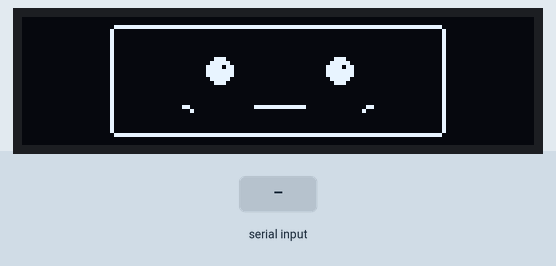
Recording of a sketch running on a simulated ESP32-C3. Parts: 128×32 one-colour display. Inputs (shaded band) come from the test bench. What the sketch prints to the serial monitor is not drawn.

Above: at 1.4 s.
1.5 s: "sleep\n" received over Serial
At 1.65 s:
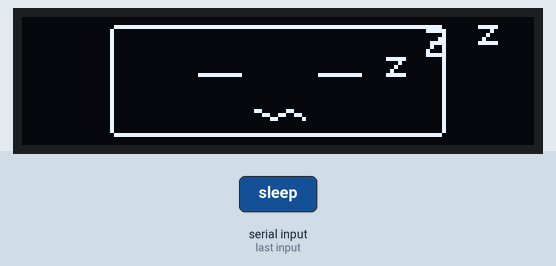
3.5 s: "happy\n" received over Serial
At 4.6 s:
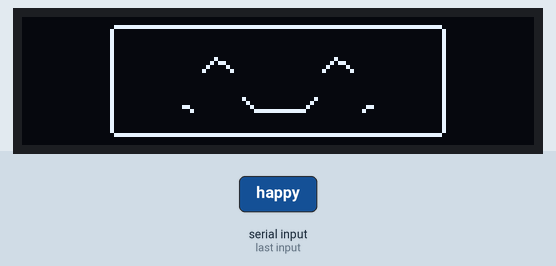
6.2 s: "think\n" received over Serial
At 6.35 s:
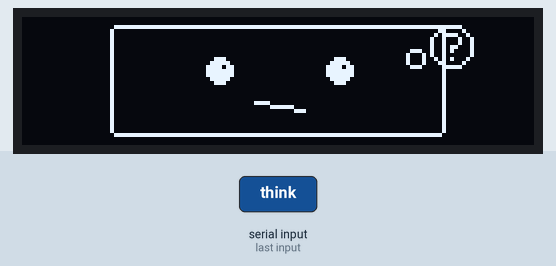
8.4 s: "sad\n" received over Serial
At 8.55 s:
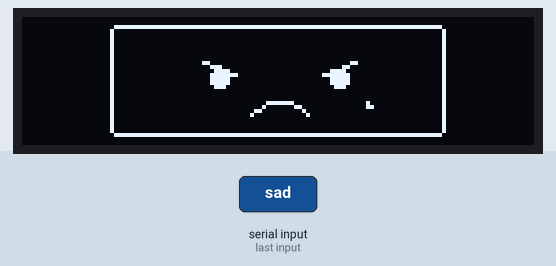
9.9 s: "angry\n" received over Serial
At 11.0 s:
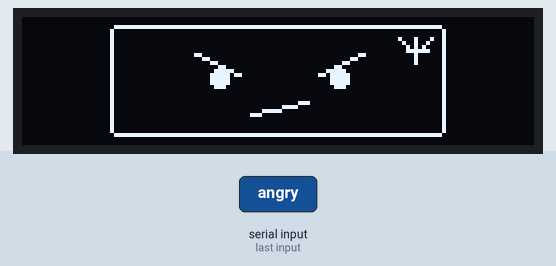
11.4 s: "sleep\n" received over Serial
At 11.8 s:
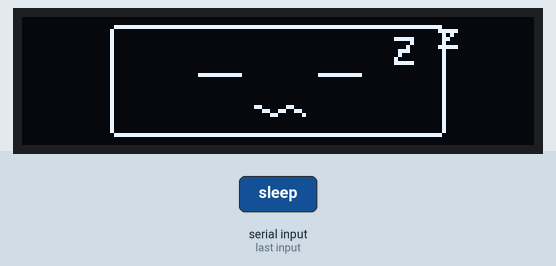
Timing chart, 0 to 13.9 s (numbered marks = the images above; inputs shaded):
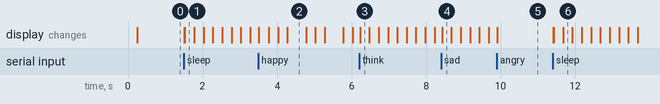

Measured:
- after the input at 1.5 s, the display: first changes at once (image 1 shows a later state)
- after the input at 3.5 s, the display: changes at once (image 2)
- after the input at 6.2 s, the display: changes at once (image 3)
- after the input at 8.4 s, the display: changes at once (image 4)
- after the input at 9.9 s, the display: changes at once (image 5)
- after the input at 11.4 s, the display: changes at once (image 6)
- what the display in image 2 shows lasts 0.5 s, from 4.3 s to 4.8 s

The sketch:

esp32_c3_oled_serial_face.ino
```cpp
#include <Wire.h>
#include <Adafruit_GFX.h>
#include <Adafruit_SSD1306.h>

// OLED hardware settings
#define SCREEN_WIDTH 128
#define SCREEN_HEIGHT 32
#define OLED_RESET -1
#define OLED_ADDR 0x3C

// ESP32-C3 I2C pins. Keep these exactly as your wiring uses them.
#define OLED_SDA 5
#define OLED_SCL 6

Adafruit_SSD1306 display(SCREEN_WIDTH, SCREEN_HEIGHT, &Wire, OLED_RESET);

enum FaceMode {
  FACE_NEUTRAL,
  FACE_HAPPY,
  FACE_SAD,
  FACE_THINK,
  FACE_ANGRY,
  FACE_SLEEP
};

FaceMode currentFace = FACE_NEUTRAL;
String serialLine = "";

// Animation timing. Every face updates quickly and never blocks for long.
unsigned long lastFrameTime = 0;
int animationFrame = 0;

const unsigned long FRAME_INTERVAL_MS = 250;

void setup() {
  Serial.begin(115200);
  delay(200);

  // Start I2C on the pins from your hardware description.
  Wire.begin(OLED_SDA, OLED_SCL);

  if (!display.begin(SSD1306_SWITCHCAPVCC, OLED_ADDR)) {
    Serial.println("OLED init failed");
    while (true) {
      delay(100);
    }
  }

  display.clearDisplay();
  display.setTextColor(SSD1306_WHITE);
  display.setTextSize(1);

  drawNeutral();
  Serial.println("OLED face ready");
  Serial.println("commands: happy sad think angry sleep neutral");
  Serial.println("face = neutral");
}

void loop() {
  readSerialCommand();
  updateAnimation();
}

void readSerialCommand() {
  while (Serial.available() > 0) {
    char c = Serial.read();

    if (c == '\n' || c == '\r') {
      serialLine.trim();
      if (serialLine.length() > 0) {
        handleCommand(serialLine);
        serialLine = "";
      }
    } else {
      serialLine += c;

      // Protect RAM if the user pastes a very long line by mistake.
      if (serialLine.length() > 40) {
        serialLine = "";
        Serial.println("unknown command");
      }
    }
  }
}

void handleCommand(String command) {
  command.trim();
  command.toLowerCase();

  if (command == "happy") {
    setFace(FACE_HAPPY, "happy");
  } else if (command == "sad") {
    setFace(FACE_SAD, "sad");
  } else if (command == "think") {
    setFace(FACE_THINK, "think");
  } else if (command == "angry") {
    setFace(FACE_ANGRY, "angry");
  } else if (command == "sleep") {
    setFace(FACE_SLEEP, "sleep");
  } else if (command == "neutral") {
    setFace(FACE_NEUTRAL, "neutral");
  } else {
    Serial.println("unknown command");
  }
}

void setFace(FaceMode face, const char *name) {
  currentFace = face;
  animationFrame = 0;
  lastFrameTime = 0;

  Serial.print("face = ");
  Serial.println(name);

  redrawCurrentFace();
}

void updateAnimation() {
  unsigned long now = millis();

  if (now - lastFrameTime < FRAME_INTERVAL_MS) {
    return;
  }

  lastFrameTime = now;
  animationFrame++;
  redrawCurrentFace();
}

void redrawCurrentFace() {
  switch (currentFace) {
    case FACE_HAPPY:
      animateHappy();
      break;
    case FACE_SAD:
      animateSad();
      break;
    case FACE_THINK:
      animateThink();
      break;
    case FACE_ANGRY:
      drawAngry();
      break;
    case FACE_SLEEP:
      animateSleep();
      break;
    case FACE_NEUTRAL:
    default:
      drawNeutral();
      break;
  }
}

void clearFace() {
  display.clearDisplay();
  display.setTextColor(SSD1306_WHITE);
}

void drawPixelFaceBox() {
  // A soft square head made from simple lines, good for a pixel-cute style.
  display.drawRect(22, 2, 84, 28, SSD1306_WHITE);
  display.drawPixel(22, 2, SSD1306_BLACK);
  display.drawPixel(105, 2, SSD1306_BLACK);
  display.drawPixel(22, 29, SSD1306_BLACK);
  display.drawPixel(105, 29, SSD1306_BLACK);
}

void drawCheeks() {
  display.drawPixel(40, 22, SSD1306_WHITE);
  display.drawPixel(41, 22, SSD1306_WHITE);
  display.drawPixel(42, 23, SSD1306_WHITE);

  display.drawPixel(86, 22, SSD1306_WHITE);
  display.drawPixel(87, 22, SSD1306_WHITE);
  display.drawPixel(85, 23, SSD1306_WHITE);
}

void drawOpenEyes() {
  display.fillCircle(49, 13, 3, SSD1306_WHITE);
  display.fillCircle(79, 13, 3, SSD1306_WHITE);
  display.drawPixel(50, 12, SSD1306_BLACK);
  display.drawPixel(80, 12, SSD1306_BLACK);
}

void drawNeutral() {
  clearFace();
  drawPixelFaceBox();
  drawOpenEyes();
  drawCheeks();
  display.drawLine(58, 22, 70, 22, SSD1306_WHITE);
  display.display();
}

void drawHappyFrame1() {
  clearFace();
  drawPixelFaceBox();

  display.drawLine(45, 13, 48, 10, SSD1306_WHITE);
  display.drawLine(48, 10, 52, 13, SSD1306_WHITE);
  display.drawLine(75, 13, 78, 10, SSD1306_WHITE);
  display.drawLine(78, 10, 82, 13, SSD1306_WHITE);

  display.drawLine(55, 20, 58, 23, SSD1306_WHITE);
  display.drawLine(58, 23, 70, 23, SSD1306_WHITE);
  display.drawLine(70, 23, 73, 20, SSD1306_WHITE);
  drawCheeks();
  display.display();
}

void drawHappyFrame2() {
  clearFace();
  drawPixelFaceBox();

  // Blink frame: both eyes become cute flat lines.
  display.drawLine(44, 13, 53, 13, SSD1306_WHITE);
  display.drawLine(74, 13, 83, 13, SSD1306_WHITE);

  display.drawLine(55, 20, 58, 24, SSD1306_WHITE);
  display.drawLine(58, 24, 70, 24, SSD1306_WHITE);
  display.drawLine(70, 24, 73, 20, SSD1306_WHITE);
  drawCheeks();
  display.display();
}

void drawHappyFrame3() {
  clearFace();
  drawPixelFaceBox();
  drawOpenEyes();

  display.drawLine(54, 20, 58, 24, SSD1306_WHITE);
  display.drawLine(58, 24, 70, 24, SSD1306_WHITE);
  display.drawLine(70, 24, 74, 20, SSD1306_WHITE);
  drawCheeks();
  display.display();
}

void animateHappy() {
  int frame = animationFrame % 4;

  if (frame == 2) {
    drawHappyFrame2();
  } else if (frame == 3) {
    drawHappyFrame3();
  } else {
    drawHappyFrame1();
  }
}

void drawSadFrame1() {
  clearFace();
  drawPixelFaceBox();

  display.drawLine(45, 11, 53, 14, SSD1306_WHITE);
  display.drawLine(75, 14, 83, 11, SSD1306_WHITE);
  display.fillCircle(49, 15, 2, SSD1306_WHITE);
  display.fillCircle(79, 15, 2, SSD1306_WHITE);

  display.drawLine(57, 24, 61, 21, SSD1306_WHITE);
  display.drawLine(61, 21, 67, 21, SSD1306_WHITE);
  display.drawLine(67, 21, 71, 24, SSD1306_WHITE);

  display.drawPixel(86, 17, SSD1306_WHITE);
  display.drawPixel(86, 18, SSD1306_WHITE);
  display.display();
}

void drawSadFrame2() {
  clearFace();
  drawPixelFaceBox();

  display.drawLine(45, 11, 53, 14, SSD1306_WHITE);
  display.drawLine(75, 14, 83, 11, SSD1306_WHITE);
  display.fillCircle(49, 15, 2, SSD1306_WHITE);
  display.fillCircle(79, 15, 2, SSD1306_WHITE);

  display.drawLine(57, 24, 61, 21, SSD1306_WHITE);
  display.drawLine(61, 21, 67, 21, SSD1306_WHITE);
  display.drawLine(67, 21, 71, 24, SSD1306_WHITE);

  // Tear falls down in this frame.
  display.drawPixel(86, 21, SSD1306_WHITE);
  display.drawPixel(86, 22, SSD1306_WHITE);
  display.drawPixel(87, 22, SSD1306_WHITE);
  display.display();
}

void animateSad() {
  if (animationFrame % 2 == 0) {
    drawSadFrame1();
  } else {
    drawSadFrame2();
  }
}

void drawThinkFrame1() {
  clearFace();
  drawPixelFaceBox();
  drawOpenEyes();

  display.drawLine(58, 23, 70, 21, SSD1306_WHITE);

  display.drawCircle(99, 8, 3, SSD1306_WHITE);
  display.drawCircle(108, 5, 5, SSD1306_WHITE);
  display.setCursor(106, 2);
  display.print("?");

  display.display();
}

void drawThinkFrame2() {
  clearFace();
  drawPixelFaceBox();
  drawOpenEyes();

  display.drawLine(58, 21, 70, 23, SSD1306_WHITE);

  display.drawCircle(98, 10, 2, SSD1306_WHITE);
  display.drawCircle(107, 7, 5, SSD1306_WHITE);
  display.setCursor(105, 4);
  display.print("?");

  display.display();
}

void animateThink() {
  if (animationFrame % 2 == 0) {
    drawThinkFrame1();
  } else {
    drawThinkFrame2();
  }
}

void drawAngry() {
  clearFace();
  drawPixelFaceBox();

  display.drawLine(43, 9, 54, 14, SSD1306_WHITE);
  display.drawLine(85, 9, 74, 14, SSD1306_WHITE);
  display.fillCircle(49, 15, 2, SSD1306_WHITE);
  display.fillCircle(79, 15, 2, SSD1306_WHITE);

  display.drawLine(57, 24, 71, 21, SSD1306_WHITE);

  // Tiny anger mark.
  display.drawLine(96, 8, 101, 8, SSD1306_WHITE);
  display.drawLine(98, 5, 98, 11, SSD1306_WHITE);
  display.drawLine(94, 5, 96, 7, SSD1306_WHITE);
  display.drawLine(102, 5, 100, 7, SSD1306_WHITE);

  display.display();
}

void drawSleepFrame1() {
  clearFace();
  drawPixelFaceBox();

  display.drawLine(44, 14, 54, 14, SSD1306_WHITE);
  display.drawLine(74, 14, 84, 14, SSD1306_WHITE);

  display.drawLine(58, 22, 62, 24, SSD1306_WHITE);
  display.drawLine(62, 24, 66, 22, SSD1306_WHITE);
  display.drawLine(66, 22, 70, 24, SSD1306_WHITE);

  display.setCursor(93, 5);
  display.print("Z");
  display.setCursor(104, 1);
  display.print("z");
  display.display();
}

void drawSleepFrame2() {
  clearFace();
  drawPixelFaceBox();

  display.drawLine(44, 14, 54, 14, SSD1306_WHITE);
  display.drawLine(74, 14, 84, 14, SSD1306_WHITE);

  display.drawLine(58, 23, 62, 25, SSD1306_WHITE);
  display.drawLine(62, 25, 66, 23, SSD1306_WHITE);
  display.drawLine(66, 23, 70, 25, SSD1306_WHITE);

  display.setCursor(91, 8);
  display.print("z");
  display.setCursor(101, 3);
  display.print("Z");
  display.setCursor(114, 0);
  display.print("z");
  display.display();
}

void animateSleep() {
  if (animationFrame % 2 == 0) {
    drawSleepFrame1();
  } else {
    drawSleepFrame2();
  }
}
```
